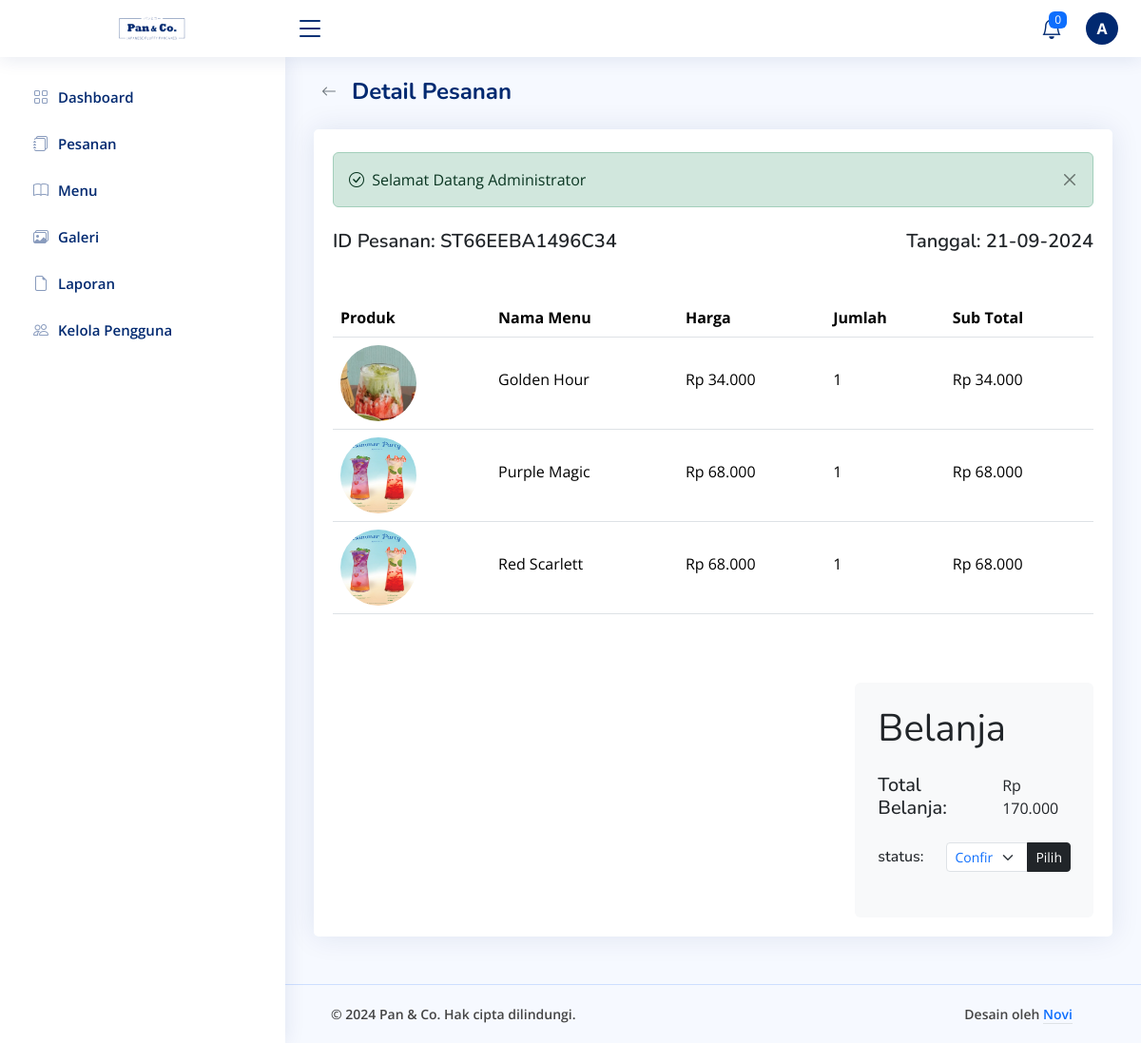
Page /admin/order/detail.php?order-id=ST66EEBA1496C34 (signed in) on the committed database.
### tables this page shows
CREATE TABLE `pesanan` (
  `id_pesanan` char(15) NOT NULL,
  `id_user` char(13) DEFAULT NULL,
  `tanggal` datetime DEFAULT NULL,
  `total_pembayaran` bigint DEFAULT NULL,
  `status` enum('Pending','Confirmed','In Progress','Completed','Cancelled') NOT NULL
);

CREATE TABLE `keranjang` (
  `id_keranjang` int NOT NULL,
  `id_user` char(13) DEFAULT NULL,
  `id_pesanan` char(15) DEFAULT NULL,
  `id_menu` int DEFAULT NULL,
  `jumlah` int DEFAULT NULL,
  `status` enum('Belum Dipesan','Sudah Dipesan') NOT NULL
);

CREATE TABLE `menu` (
  `id_menu` int NOT NULL,
  `tanggal_buat` datetime DEFAULT NULL,
  `nama_menu` varchar(255) DEFAULT NULL,
  `kategori` enum('Dessert','Hot Kitchen','Drink') NOT NULL,
  `harga` bigint DEFAULT NULL,
  `deskripsi` text,
  `status` enum('Tersedia','Tidak Tersedia') NOT NULL,
  `gambar` varchar(255) DEFAULT NULL
);

### config/config.php (called while the page is built, shortened)
<?php
$base_url = 'http://localhost/restaurant';
function base_url($path = '')
{
    global $base_url;
    return rtrim($base_url, '/') . '/' . ltrim($path, '/');
}
function get_image_url($url_gambar)
{
    $path_gambar = $_SERVER['DOCUMENT_ROOT'] . parse_url($url_gambar, PHP_URL_PATH);
    return $url_gambar;
}

### admin/order/detail.php (the view, shortened to what this page needs)
<?php
include('../../config/config.php');
$id_pesanan = $_GET['order-id'];
$sql_pesanan = "SELECT * FROM pesanan WHERE id_pesanan='$id_pesanan'";
$query_pesanan = mysqli_query($koneksi, $sql_pesanan);
if (!mysqli_num_rows($query_pesanan) > 0) {
    $_SESSION['error'] = "Data tidak ditemukan";
    echo "<script>window.location.href = '" . base_url('admin/order/show.php') . "';</script>";
    exit();
} else {
    $data_pesanan = mysqli_fetch_array($query_pesanan);
}
$title = 'Detail Pesanan';
?>
<div class="pagetitle">
    <div class="d-flex justify-content-start align-items-center gap-2 mb-4">
        <a href="<?= base_url('admin/order/show.php'); ?>" class="btn btn-outline-secondary rounded-circle border-0 btn-back"><i class="bi bi-arrow-left"></i></a>
        <h1 class="mb-0 fw-bold"><?= $title ?></h1>
    </div>
</div>
<section class="section">
    <div class="row">
        <div class="col-lg-12">
            <div class="card">
                <div class="card-body pt-4">
                    <?php include('../components/alerts.php') ?>
                    <div class="d-flex justify-content-between align-items-center gap-2 mb-5">
                        <h5 class="mb-0 fw-semibold"><?= 'ID Pesanan: ' . $data_pesanan['id_pesanan']; ?></h5>
                        <h5 class="mb-0 fw-semibold"><?= 'Tanggal: ' . date('d-m-Y', strtotime($data_pesanan['tanggal'])); ?></h5>
                    </div>
                    <table class="table table-hover" style="white-space: nowrap !important;">
                        <thead>
                            <tr>
                                <th scope="col">Produk</th>
                                <th scope="col">Nama Menu</th>
                                <th scope="col">Harga</th>
                                <th scope="col">Jumlah</th>
                                <th scope="col">Sub Total</th>
                            </tr>
                        </thead>
                        <tbody>
                            <?php
                            $sql_keranjang = "SELECT * FROM keranjang INNER JOIN menu
                                              ON keranjang.id_menu=menu.id_menu
                                              WHERE keranjang.id_pesanan='{$data_pesanan['id_pesanan']}'
                                              ORDER BY keranjang.id_keranjang ASC";
                            $query_keranjang = mysqli_query($koneksi, $sql_keranjang);
                            while ($data_keranjang = mysqli_fetch_array($query_keranjang)):
                            ?>
                                <tr>
                                    <th scope="row">
                                        <div class="d-flex align-items-center">
                                            <img src="<?= get_image_url(base_url('assets/uploads/menu/' . $data_keranjang['gambar'])); ?>" class="rounded-circle" style="width: 80px; height: 80px;" alt="<?= $data_keranjang['nama_menu']; ?>">
                                        </div>
                                    </th>
                                    <td>
                                        <p class="mb-0 mt-4"><?= $data_keranjang['nama_menu']; ?></p>
                                    </td>
                                    <td>
                                        <p class="mb-0 mt-4"><?= 'Rp ' . number_format($data_keranjang['harga'], 0, ',', '.'); ?></p>
                                    </td>
                                    <td>
                                        <p class="mb-0 mt-4"><?= $data_keranjang['jumlah']; ?></p>
                                    </td>
                                    <td>
                                        <p class="mb-0 mt-4">
                                            <?php
                                            $subtotal = $data_keranjang['harga'] * $data_keranjang['jumlah'];
                                            echo 'Rp ' . number_format($subtotal, 0, ',', '.');
                                            ?>
                                        </p>
                                    </td>
                                </tr>
                            <?php endwhile ?>
                        </tbody>
                    </table>
                    <div class="row g-4 justify-content-end mt-5">
                        <div class="col-8"></div>
                        <div class="col-sm-8 col-md-7 col-lg-6 col-xl-4">
                            <div class="bg-light rounded">
                                <div class="p-4">
                                    <h1 class="display-6 mb-4"><span class="fw-normal">Belanja</span></h1>
                                    <div class="d-flex justify-content-between mb-4">
                                        <h5 class="mb-0 me-4">Total Belanja:</h5>
                                        <p class="mb-0">
                                            <?= 'Rp ' . number_format($data_pesanan['total_pembayaran'], 0, ',', '.'); ?>
                                        </p>
                                    </div>
                                    <div class="d-flex justify-content-between align-items-center mb-4">
                                        <h6 class="mb-0 me-4">status:</h6>
                                        <div class="mb-0 d-flex justify-content-end">
                                            <?php
                                            if ($data_pesanan['status'] == 'Pending') {
                                                $select_style = 'text-warning';
                                            } elseif ($data_pesanan['status'] == 'Confirmed') {
                                                $select_style = 'text-primary';
                                            } elseif ($data_pesanan['status'] == 'In Progress') {
                                                $select_style = 'text-info';
                                            } elseif ($data_pesanan['status'] == 'Completed') {
                                                $select_style = 'text-success';
                                            } elseif ($data_pesanan['status'] == 'Cancelled') {
                                                $select_style = 'text-danger';
                                            }
                                            ?>
                                            <form method="post" action="<?= base_url('admin/order/action.php?update-order-status=' . $data_pesanan['id_pesanan'] . '&current-status=' . urldecode('In Detail Page')); ?>">
                                                <div class="input-group">
                                                    <select class="form-select form-select-sm <?= $select_style; ?>" id="status" name="status" required>
                                                        <option value="Confirmed" <?= ($data_pesanan['status'] === 'Confirmed') ? 'selected' : ''; ?> class="text-primary">Confirmed</option>
                                                    </select>
                                                    <button class="btn btn-sm btn-dark" type="submit">Pilih</button>
                                                </div>
                                            </form>
                                        </div>
                                    </div>
                                </div>
                            </div>
                        </div>
                    </div>
                </div>
            </div>
        </div>
    </div>
</section>
<?php
include('../layout.php');
?>

### assets/admin/css/style.css (style rules this page uses)
:root { scroll-behavior: smooth; }
body { font-family: "Open Sans", sans-serif; background: #f6f9ff; color: #444444; }
a { color: #4154f1; text-decoration: none; }
h1, h2, h3, h4, h5, h6 { font-family: "Nunito", sans-serif; }
.pagetitle { margin-bottom: 10px; }
.pagetitle h1 { font-size: 24px; margin-bottom: 0; font-weight: 600; color: #012970; }
.card { margin-bottom: 30px; border: none; border-radius: 5px; box-shadow: 0px 0 30px rgba(1, 41, 112, 0.1); }
.card-body { padding: 0 20px 20px 20px; }
html, body { height: 100%; margin: 0; display: flex; flex-direction: column; }
.btn-back { display: flex; justify-content: center; align-items: center; width: 32px !important; height: 32px !important; }

### rows in the picture
pesanan: id_pesanan "ST66EEBA1496C34", tanggal "21-09-2024", total_pembayaran "170.000", status "Confirmed"
keranjang: id_menu.gambar (picture), id_menu.nama_menu "Golden Hour", id_menu.harga "34.000", jumlah "1", subtotal "34.000"
keranjang: id_menu.gambar (picture), id_menu.nama_menu "Purple Magic", id_menu.harga "68.000", jumlah "1", subtotal "68.000"
keranjang: id_menu.gambar (picture), id_menu.nama_menu "Red Scarlett", id_menu.harga "68.000", jumlah "1", subtotal "68.000"

### other values in the picture
$jumlah_item "0"
substr($_SESSION['nama_lengkap'], 0, 1) "A"
$title "Detail Pesanan"
$_SESSION['success'] "Selamat Datang Administrator"
